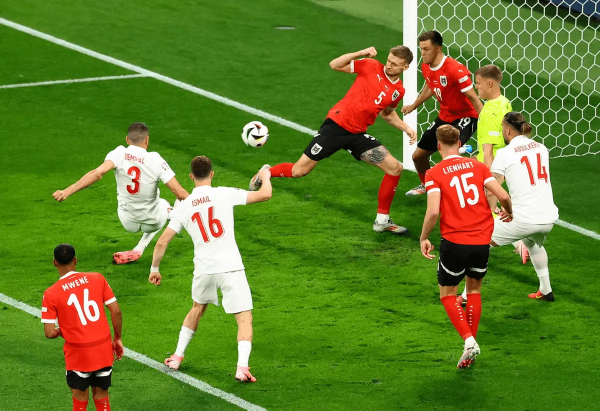
#> input picture hw_3/test_images/1.jpg, 1200 x 821 px (shown at 1/2 size)
$ python -i pipeline.py   (imports and definitions only)
#> lines starting #> are read from the running program, lines starting #| are printed output that depends on the picture
### final_project/colorizers/eccv16.py
"""
МОДЕЛЬ ECCV16 ДЛЯ АВТОМАТИЧЕСКОГО РАСКРАШИВАНИЯ ИЗОБРАЖЕНИЙ
===========================================================
Модель из статьи "Colorful Image Colorization" (Zhang et al., ECCV 2016)
Архитектура: Полностью сверточная нейронная сеть (FCN) для предсказания
             цветности (ab-каналов) по яркости (L-каналу).

Ключевые особенности:
1. Кодировщик-декодировщик с пропускающими соединениями
2. Использование dilated convolutions для увеличения receptive field
3. Выход в пространстве вероятностей 313-мерного цветового пространства
4. Преобразование в ab-каналы через обученную матрицу перехода
"""

import torch
import torch.nn as nn
from .base_color import BaseColor  # Базовый класс для работы с LAB цветовым пространством


class ECCVGenerator(BaseColor):
    """
    ГЕНЕРАТОР ECCV16
    ================
    Наследуется от BaseColor для нормализации/денормализации LAB цветов.

    Архитектурные блоки:
    - model1-4: Кодировщик (downsampling 8x)
    - model5-7: Промежуточные слои с dilated convolutions
    - model8: Декодировщик (upsampling)
    - softmax + model_out: Преобразование в цветовое пространство
    """

    def __init__(self, norm_layer=nn.BatchNorm2d):
        """
        ИНИЦИАЛИЗАЦИЯ АРХИТЕКТУРЫ ECCV16

        Args:
            norm_layer: Слой нормализации (по умолчанию BatchNorm2d)
                       Можно заменить на InstanceNorm2d для style transfer

        Структура сети:
        Вход: 1 канал (L-канал яркости) → Выход: 2 канала (ab-каналы цветности)
        Размерность уменьшается в 8 раз в кодировщике и восстанавливается в декодировщике
        """
        super(ECCVGenerator, self).__init__()

        # ====================
        # ЭТАП 1: КОДИРОВЩИК (ENCODER)
        # Уменьшение размерности с извлечением признаков
        # ====================

        # Блок 1: 1 → 64 канала, downsample 2x
        # Сохраняет детали низкого уровня (границы, текстуры)
        self.model1 = nn.Sequential(
            nn.Conv2d(1, 64, 3, 1, 1),           # Conv: 1→64, kernel=3, stride=1, padding=1
            nn.ReLU(True),                       # Активация ReLU (inplace=True для экономии памяти)
            nn.Conv2d(64, 64, 3, 2, 1),          # Conv: 64→64, downsample 2x (stride=2)
            nn.ReLU(True),
            norm_layer(64)                       # Batch Normalization: стабилизация обучения
        )
        # Размер: H×W → H/2 × W/2, каналы: 1 → 64

        # Блок 2: 64 → 128 каналов, downsample 2x
        # Извлекает признаки среднего уровня
        self.model2 = nn.Sequential(
            nn.Conv2d(64, 128, 3, 1, 1),         # Conv: 64→128
            nn.ReLU(True),
            nn.Conv2d(128, 128, 3, 2, 1),        # Conv с downsample 2x
            nn.ReLU(True),
            norm_layer(128)
        )
        # Размер: H/2 × W/2 → H/4 × W/4, каналы: 64 → 128

        # Блок 3: 128 → 256 каналов, downsample 2x
        # Извлекает признаки высокого уровня (объекты, структуры)
        self.model3 = nn.Sequential(
            nn.Conv2d(128, 256, 3, 1, 1),        # Conv: 128→256
            nn.ReLU(True),
            nn.Conv2d(256, 256, 3, 1, 1),        # Дополнительный conv для увеличения емкости
            nn.ReLU(True),
            nn.Conv2d(256, 256, 3, 2, 1),        # Conv с downsample 2x
            nn.ReLU(True),
            norm_layer(256)
        )
        # Размер: H/4 × W/4 → H/8 × W/8, каналы: 128 → 256

        # Блок 4: 256 → 512 каналов (без downsampling)
        # Глубокие абстрактные признаки
        self.model4 = nn.Sequential(
            nn.Conv2d(256, 512, 3, 1, 1),        # Conv: 256→512
            nn.ReLU(True),
            nn.Conv2d(512, 512, 3, 1, 1),        # Углубление признаков
            nn.ReLU(True),
            nn.Conv2d(512, 512, 3, 1, 1),        # Еще один слой
            nn.ReLU(True),
            norm_layer(512)
        )
        # Размер остается: H/8 × W/8, каналы: 256 → 512

        # ====================
        # ЭТАП 2: ПРОМЕЖУТОЧНЫЕ СЛОИ С DILATED CONVOLUTIONS
        # Увеличение receptive field без потери разрешения
        # ====================

        # Блок 5-6: Dilated convolutions (dilation=2)
        # Увеличивают область восприятия (receptive field) в 3 раза
        # dilation=2 означает "дырчатую" свертку с пропуском пикселей
        self.model5 = nn.Sequential(
            nn.Conv2d(512, 512, 3, 1, 2, dilation=2),  # padding=2 для сохранения размера
            nn.ReLU(True),
            nn.Conv2d(512, 512, 3, 1, 2, dilation=2),
            nn.ReLU(True),
            nn.Conv2d(512, 512, 3, 1, 2, dilation=2),
            nn.ReLU(True),
            norm_layer(512)
        )

        self.model6 = nn.Sequential(
            nn.Conv2d(512, 512, 3, 1, 2, dilation=2),
            nn.ReLU(True),
            nn.Conv2d(512, 512, 3, 1, 2, dilation=2),
            nn.ReLU(True),
            nn.Conv2d(512, 512, 3, 1, 2, dilation=2),
            nn.ReLU(True),
            norm_layer(512)
        )
        # Receptive field каждого пикселя охватывает большую область изображения

        # Блок 7: Обычные свертки для уточнения признаков
        self.model7 = nn.Sequential(
            nn.Conv2d(512, 512, 3, 1, 1),        # Возврат к обычным сверткам
            nn.ReLU(True),
            nn.Conv2d(512, 512, 3, 1, 1),
            nn.ReLU(True),
            nn.Conv2d(512, 512, 3, 1, 1),
            nn.ReLU(True),
            norm_layer(512)
        )

        # ====================
        # ЭТАП 3: ДЕКОДИРОВЩИК (DECODER)
        # Восстановление размера и генерация цветности
        # ====================

        # Блок 8: Transposed convolution для upsampling 2x
        # 512 каналов → 256 каналов, увеличение размера в 2 раза
        self.model8 = nn.Sequential(
            nn.ConvTranspose2d(512, 256, 4, 2, 1),  # Transposed conv: upscale 2x
            nn.ReLU(True),                          # kernel=4, stride=2, padding=1
            nn.Conv2d(256, 256, 3, 1, 1),           # Уточнение признаков после upsampling
            nn.ReLU(True),
            nn.Conv2d(256, 256, 3, 1, 1),           # Дополнительное уточнение
            nn.ReLU(True),
            nn.Conv2d(256, 313, 1, 1, 0)            # Проекция в 313-мерное пространство
        )
        # 313 измерения соответствуют квантованному цветовому пространству ab-каналов
        # Каждое измерение - вероятность определенного цвета

        # ====================
        # ВЫХОДНОЙ СЛОЙ
        # Преобразование вероятностей в ab-каналы
        # ====================

        # Softmax: преобразование в вероятностное распределение
        self.softmax = nn.Softmax(dim=1)  # По dimension=1 (по каналам)

        # Линейный слой: 313 вероятностей → 2 ab-канала
        # Матрица перехода 313×2 обучена на наборе данных
        self.model_out = nn.Conv2d(313, 2, 1, 1, 0, bias=False)

        # Upsample 4x: окончательное увеличение до исходного размера
        self.upsample4 = nn.Upsample(scale_factor=4, mode='bilinear')

    # [43 lines left out: function forward, not called in this run]


def eccv16(pretrained=True):
    """
    ФАБРИЧНЫЙ МЕТОД ДЛЯ СОЗДАНИЯ ECCV16 МОДЕЛИ
    ==========================================

    Args:
        pretrained: Загружать предобученные веса (True/False)
                    Веса обучены на 1.3 млн изображений ImageNet

    Returns:
        ECCVGenerator: Инициализированная модель

    Особенности предобученной модели:
    - Обучена на 1.3 миллионах цветных изображений
    - Использует rebalancing классов для редких цветов
    - Выходное распределение соответствует естественным цветам
    """
    # Создание экземпляра модели
    model = ECCVGenerator()

    # Загрузка предобученных весов если требуется
    if pretrained:
        import torch.utils.model_zoo as model_zoo

        # URL весов модели (официальный релиз авторов)
        model_url = 'https://colorizers.s3.us-east-2.amazonaws.com/colorization_release_v2-9b330a0b.pth'

        # Загрузка state_dict с проверкой хеша для безопасности
        model.load_state_dict(
            model_zoo.load_url(
                model_url,
                map_location='cpu',      # Загрузка на CPU (можно изменить на 'cuda')
                check_hash=True          # Проверка целостности файла
            )
        )

        # Установка модели в режим оценки (не обучения)
        model.eval()

        print(f"✅ ECCV16 модель загружена с предобученными весами")

    return model

### final_project/utils/pipeline.py
"""
ПАЙПЛАЙН ОБРАБОТКИ ИЗОБРАЖЕНИЙ
===============================
Основная логика стилизации фотографий:
1. Определение ЧБ/цветного изображения
2. Предварительная раскраска ЧБ фото (если нужно)
3. Применение выбранного стиля
4. Постобработка и возврат результата

Используемые технологии:
- Pillow для базовой обработки
- NumPy для работы с массивами
- Собственные фильтры для стилей
"""

import numpy as np
from PIL import Image, ImageEnhance, ImageFilter
from utils.models import realistic_color, cartoon_color, modern_color

# Карта доступных стилей (синхронизирована с bot.py)
STYLE_MAP = [
    "Реалистично",
    "Холодные тона",
    "Сепия",
    "Советские",
    "Дореволюционные",
    "90-е",
    "Современные",
    "Винтаж Европа/Америка",
    "Ретро (50-80)"
]

# [87 lines left out: functions apply_sepia, apply_vignette, is_grayscale_tolerant, not called in this run]

def normalize_grayscale_image(img: Image.Image) -> Image.Image:
    """
    Нормализация потенциально ЧБ изображений
    Убирает легкие цветовые оттенки, делая фото чисто черно-белым
    """
    # Если уже в режиме 'L' (grayscale)
    if img.mode == 'L':
        return img.convert('RGB')

    # Конвертируем в градации серого и обратно в RGB
    gray = img.convert('L')
    return gray.convert('RGB')

# [102 lines left out: functions is_grayscale, process, not called in this run]

>>> from PIL import Image
>>> picture = Image.open('../../hw_3/test_images/1.jpg')
#> picture is the input picture: PIL image 1200x821 RGB; mean R, G, B 99.2, 125.2, 44.2
>>> result = normalize_grayscale_image(picture)
#> in normalize_grayscale_image, `gray = img.convert('L')`:
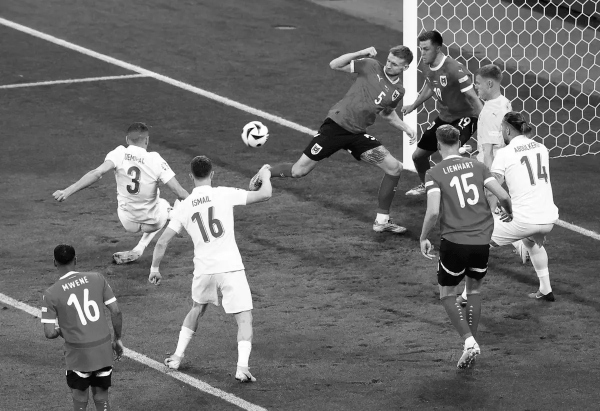
#> gray: PIL image 1200x821 L (shown at 1/2 size); min 0, max 255, mean 108.2

$ run again, on hw_3/test_images/2.jpg
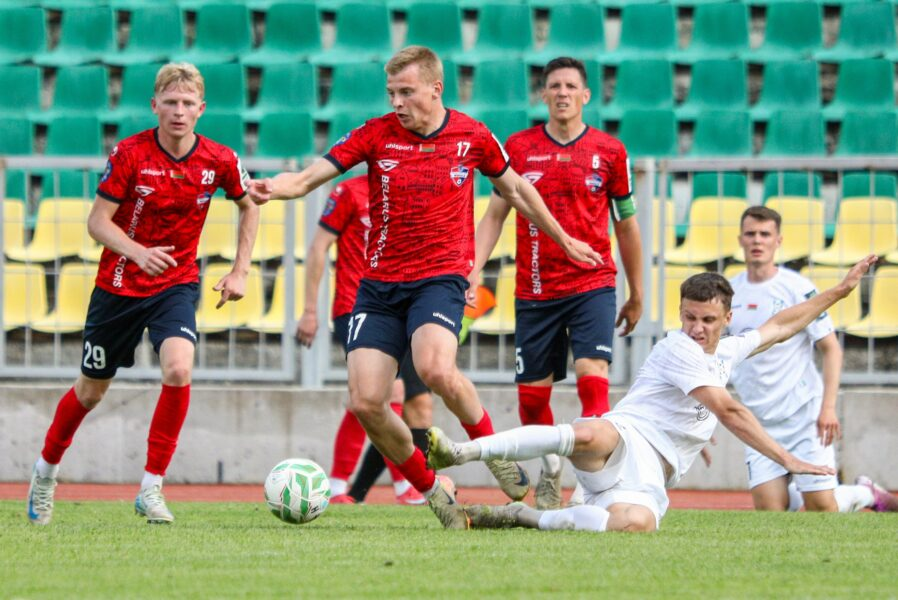
#> input picture hw_3/test_images/2.jpg, 898 x 600 px
#> picture is the input picture: PIL image 898x600 RGB; mean R, G, B 139.2, 146.5, 124.6
#> in normalize_grayscale_image, `gray = img.convert('L')`:
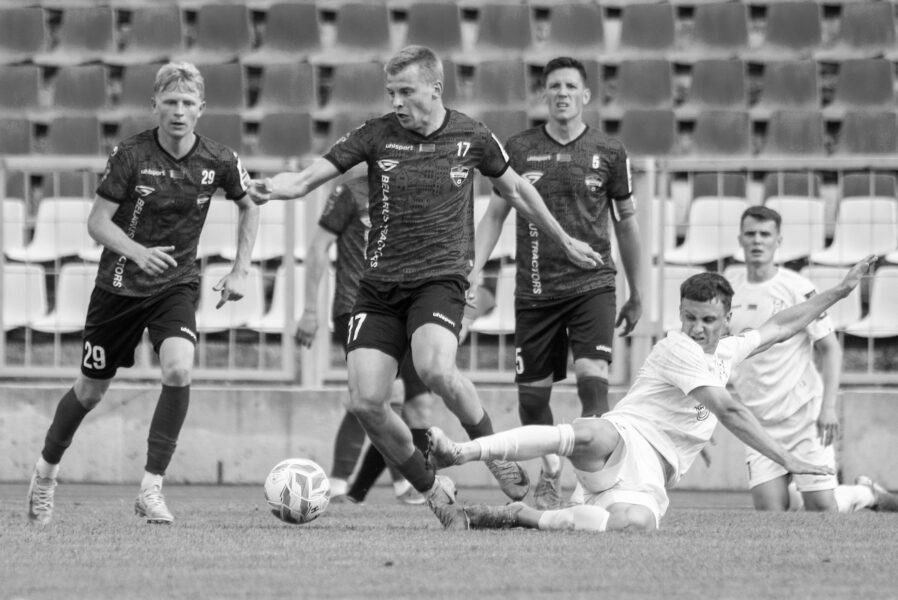
#> gray: PIL image 898x600 L; min 0, max 255, mean 141.8

$ run again, on hw_3/test_images/3.jpg
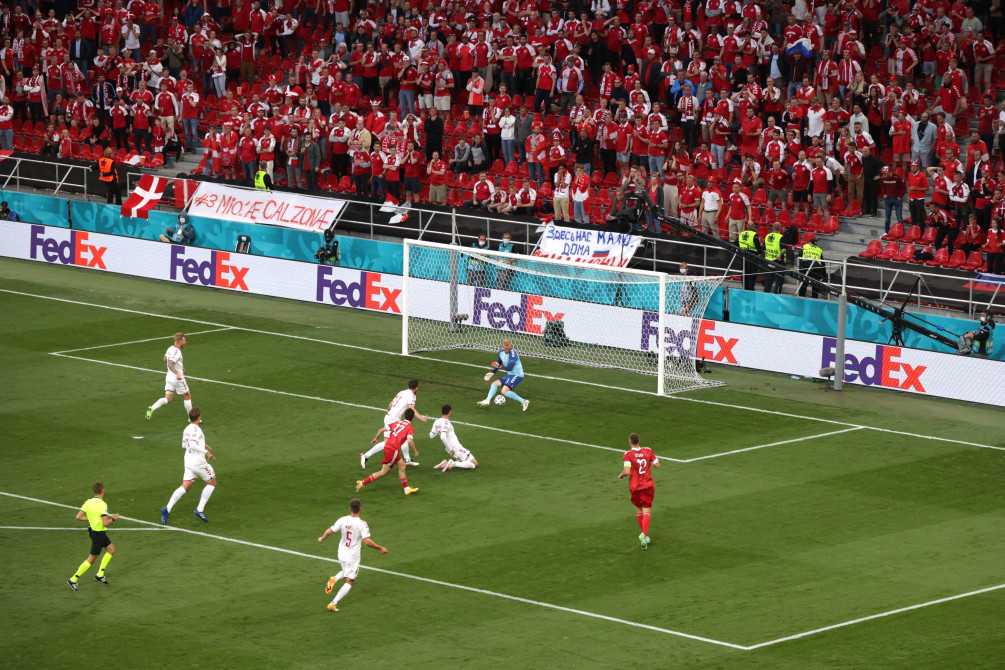
#> input picture hw_3/test_images/3.jpg, 1005 x 670 px
#> picture is the input picture: PIL image 1005x670 RGB; mean R, G, B 99.4, 95.5, 68.8
#> in normalize_grayscale_image, `gray = img.convert('L')`:
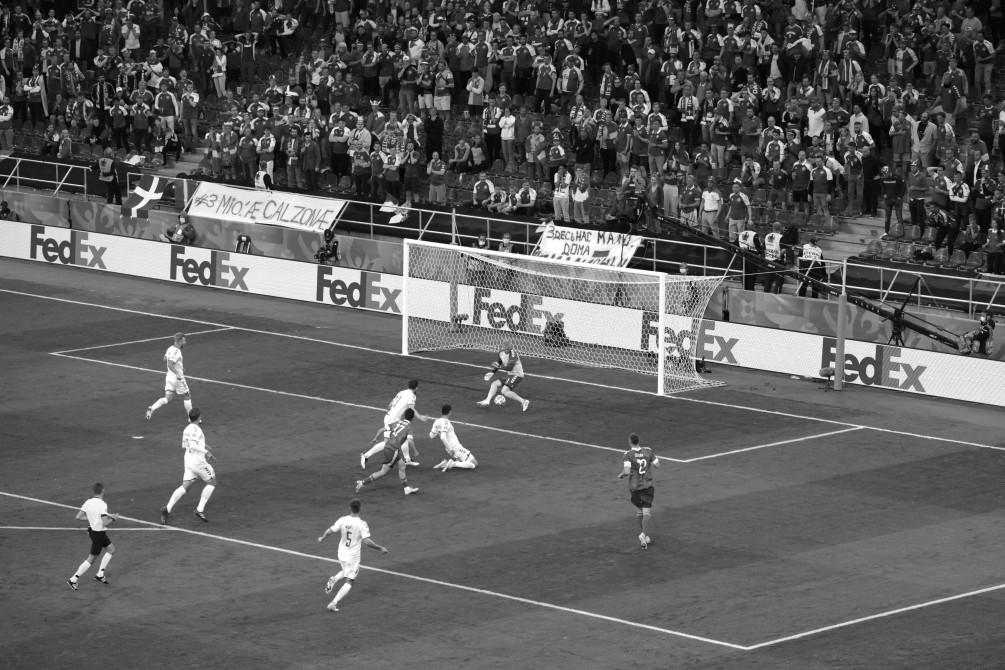
#> gray: PIL image 1005x670 L; min 0, max 255, mean 93.6

$ run again, on hw_3/test_images/4.jpg
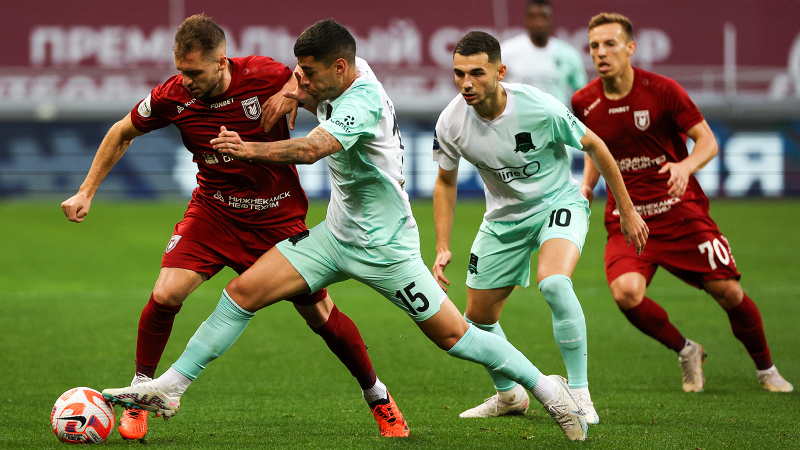
#> input picture hw_3/test_images/4.jpg, 1600 x 900 px (shown at 1/2 size)
#> picture is the input picture: PIL image 1600x900 RGB; mean R, G, B 111.7, 109.6, 74.3
#> in normalize_grayscale_image, `gray = img.convert('L')`:
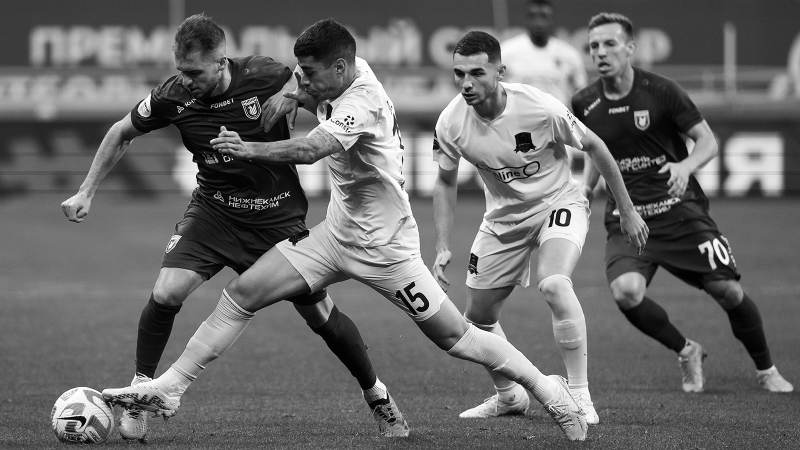
#> gray: PIL image 1600x900 L (shown at 1/2 size); min 0, max 255, mean 106.2
